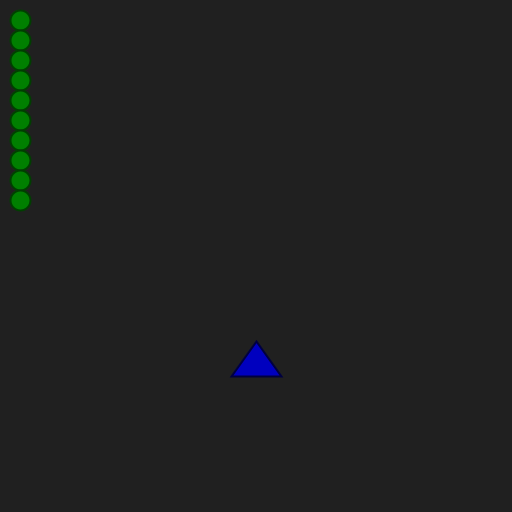
Frame 1 (no input)
Frame 60 (the mouse pressed at the canvas centre just before this capture): identical to frame 1, image omitted
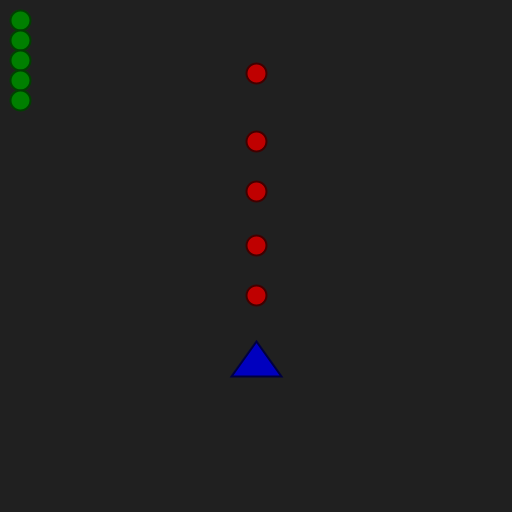
Frame 120 (the mouse held since frame 60 and released just before this capture)

The Processing sketch that drew these frames (run headless with seeded random() and noise(); from frame 60 on, the mouse is pressed at the canvas centre):

// Processing sketch: ANI2012A19_Projectiles
// ── ANI2012A19_Projectiles.pde
// ANI2012A19_Projectiles.pde
// Exemples d'un système de projectiles avec pooling.

import java.util.Iterator;

// paramètres
int projectileCount = 10;
float projectileSpeed = 250.0;
float projectileRadius = 20.0;

float shootDelay = 0.2f;
float motionSpeed = 125.0f;

// variables
boolean isShooting;

boolean isKeyPressedUp;
boolean isKeyPressedDown;
boolean isKeyPressedLeft;
boolean isKeyPressedRight;

int index;

float velocityX;
float velocityY;

float timeFrame;
float timeElapsed;
float timeDelay;
float timeThreshold;

float shootPositionX;
float shootPositionY;

ArrayList<Projectile> bufferActive;
ArrayList<Projectile> bufferInactive;

Iterator<Projectile> iterator;

Projectile projectile;

void setup()
{
  size(512, 512);
  frameRate(60);
  strokeWeight(2);
  ellipseMode(CENTER);

  isShooting = false;
  timeElapsed = timeFrame = timeDelay = 0.0f;

  velocityX = 0.0f;
  velocityY = -projectileSpeed;

  timeThreshold = shootDelay;

  // position de départ des projectiles
  shootPositionX = width / 2.0f;
  shootPositionY = height / 3.0f * 2.0f;

  // instancier les deux buffers de projectiles
  bufferActive = new ArrayList<Projectile>();
  bufferInactive = new ArrayList<Projectile>();

  // initialiser les projectiles
  for (index = 0; index < projectileCount; ++index)
  {
    // instanciation du projectile
    projectile = new Projectile();

    // configuration du projectile
    projectile.radius = projectileRadius;
    projectile.isActive = false;

    // ajouter le projectile dans la liste des projectiles inactifs
    bufferInactive.add(projectile);
  }
}

void draw()
{
  background(32);

  timeElapsed = (millis() - timeFrame) / 1000.0f;
  timeFrame = millis();

  timeDelay += timeElapsed;

  // lancer des projectiles si une touche est enfoncée
  if (isShooting == true)
    shoot();

  // obtenir un itérateur pour la collection de projectiles actifs
  iterator = bufferActive.iterator();

  // boucle avec itérateur et un 'while' car présence d'un 'remove' qui modifie la taille de la collection
  while (iterator.hasNext())
  {
    // mettre à jour la transformation dans l'espace
    projectile = iterator.next();
    projectile.positionX += velocityX * timeElapsed;
    projectile.positionY += velocityY * timeElapsed;

    // valider si le projectile sort de la fenêtre d'affichage
    if (projectile.positionX < 0 ||
        projectile.positionX > width ||
        projectile.positionY < 0 ||
        projectile.positionY > height)
    {
      // désactiver le projectile
      projectile.isActive = false;

      // supprimer le projectile de la séquence d'itération
      iterator.remove();

      // ajouter le projectile dans la liste des projectiles inactifs
      bufferInactive.add(projectile);
    }
  }

  // afficher les projectiles actifs
  for (index = 0; index < bufferActive.size(); ++index)
  {
    projectile = bufferActive.get(index);
    projectile.render();
  }

  // afficher les projectiles inactifs sur le côté de la scène
  for (index = 0; index < bufferInactive.size(); ++index)
  {
    projectile = bufferInactive.get(index);
    projectile.positionX = projectileRadius;
    projectile.positionY = projectileRadius + projectileRadius * index;
    projectile.render();
  }

  // dessiner un repaire pour le point de départ des projectiles
  stroke(0, 0, 63);
  fill(0, 0, 191);
  triangle(shootPositionX - 25, shootPositionY + 35, shootPositionX, shootPositionY, shootPositionX + 25, shootPositionY + 35);

  // déplacement
  if (isKeyPressedUp)
    shootPositionY -= motionSpeed * timeElapsed;
  if (isKeyPressedDown)
    shootPositionY += motionSpeed * timeElapsed;
  if (isKeyPressedLeft)
    shootPositionX -= motionSpeed * timeElapsed;
  if (isKeyPressedRight)
    shootPositionX += motionSpeed * timeElapsed;
}

void shoot()
{
  if (timeDelay > timeThreshold)
  {
    // valider s'il y a au moins un projectile de disponible
    if (bufferInactive.size() > 0)
    {
      // référence sur le projectile
      projectile = bufferInactive.get(0);

      // configuration du projectile
      projectile.positionX = shootPositionX;
      projectile.positionY = shootPositionY;
      projectile.isActive = true;

      // enlever le projectile dans la liste des projectiles inactifs
      bufferInactive.remove(projectile);

      // ajouter le projectile dans la liste des projectiles actifs
      bufferActive.add(projectile);

      timeDelay = 0;
    }
  }
}

void keyPressed()
{
  if (keyCode == UP)
    isKeyPressedUp = true;
  if (keyCode == DOWN)
    isKeyPressedDown = true;
  if (keyCode == LEFT)
    isKeyPressedLeft = true;
  if (keyCode == RIGHT)
    isKeyPressedRight = true;
  if (keyCode == ' ')
    isShooting = true;
}

void keyReleased()
{
  if (keyCode == UP)
    isKeyPressedUp = false;
  if (keyCode == DOWN)
    isKeyPressedDown = false;
  if (keyCode == LEFT)
    isKeyPressedLeft = false;
  if (keyCode == RIGHT)
    isKeyPressedRight = false;
  if (keyCode == ' ')
    isShooting = false;
}

void mousePressed()
{
  isShooting = true;
}

void mouseReleased()
{
  isShooting = false;
}

// ── Projectiles.pde
// ANI2012A19_Projectiles/Projectile.pde
// Classe de type Projectile.

class Projectile
{
  float positionX;
  float positionY;

  float radius;

  boolean isActive;

  Projectile(){}

  void render()
  {
    if (isActive)
    {
      stroke(63, 0, 0);
      fill(191, 0, 0);
    }
    else
    {
      stroke(0, 63, 0);
      fill(0, 127, 0);
    }

    ellipse(positionX, positionY, radius, radius);
  }
}
